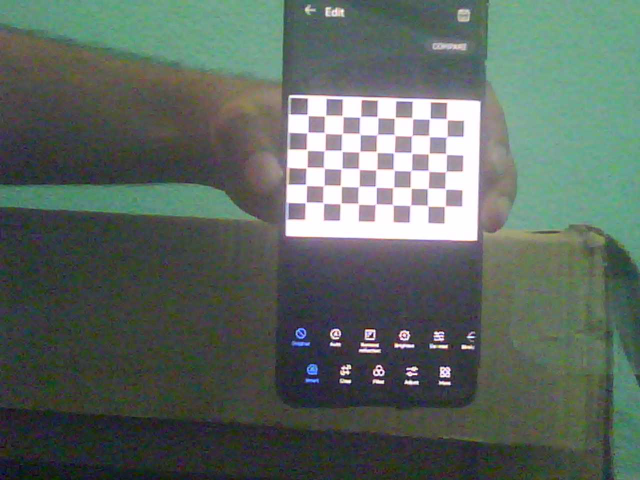
#> input picture assets/images/img0.png, 1280 x 960 px (shown at 1/2 size); its folder holds 4 pictures in this run
$ python save_calibration_parameters.py
#> lines starting #> are read from the running program, lines starting #| are printed output that depends on the picture; after the words box and inside, x2 and y2 are one past the last pixel; in counts of white or black regions, pixels touching at a corner belong together
import glob
import os
import pickle

import cv2 as cv
import numpy as np

################ FIND CHESSBOARD CORNERS - OBJECT POINTS AND IMAGE POINTS #############################

chessboardSize = (9, 6)
# frameSize = (640,480)
frameSize = (1280, 960)


# termination criteria
# after 30 iterations
criteria = (cv.TERM_CRITERIA_EPS + cv.TERM_CRITERIA_MAX_ITER, 30, 0.001)


# prepare object points, like (0,0,0), (1,0,0), (2,0,0) ....,(6,5,0)
objp = np.zeros((chessboardSize[0] * chessboardSize[1], 3), np.float32)
objp[:, :2] = np.mgrid[0 : chessboardSize[0], 0 : chessboardSize[1]].T.reshape(-1, 2)

size_of_chessboard_squares_mm = 10
objp = objp * size_of_chessboard_squares_mm


# Arrays to store object points and image points from all the images.
objpoints = []  # 3d point in real world space
imgpoints = []  # 2d points in image plane.


# Get path to the script's directory
script_dir = os.path.dirname(os.path.abspath(__file__))
# Path to the images directory
images_dir = os.path.join(script_dir, "../assets/images")

# Get list of PNG files in the images directory
images = glob.glob(os.path.join(images_dir, "*.png"))

for image in images:

    img = cv.imread(image)
#> img is the input picture: shape (960, 1280, 3); mean B, G, R 96.4, 103.9, 91.8
    gray = cv.cvtColor(img, cv.COLOR_BGR2GRAY)
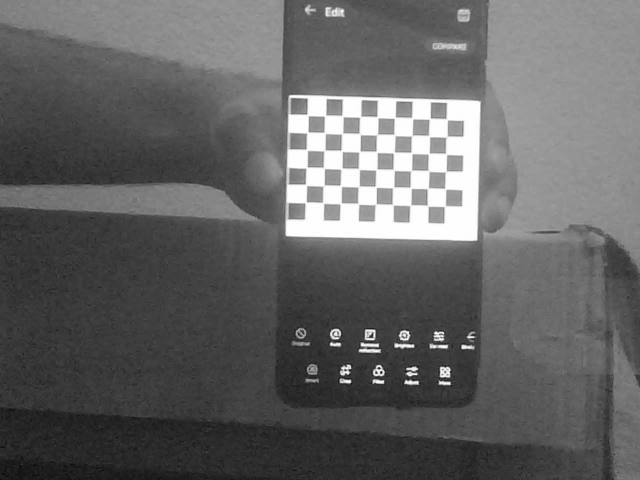
#> gray: shape (960, 1280) (shown at 1/2 size); min 2, max 255, mean 99.4

    # Find the chess board corners
    ret, corners = cv.findChessboardCorners(gray, chessboardSize, None)
#> ret = False; corners = None

    # If found, add object points, image points (after refining them)
    if ret:

        objpoints.append(objp)

        # default opencv parameters
        win_size = (11, 11)
        zero_zone = (-1, -1)

        refined_corners = cv.cornerSubPix(gray, corners, win_size, zero_zone, criteria)
        imgpoints.append(corners)

        # Draw and display the corners
        cv.drawChessboardCorners(img, chessboardSize, refined_corners, ret)
        cv.imshow("img", img)
        cv.waitKey(1000)
#> pass 2 of the loop `for image in images:`:
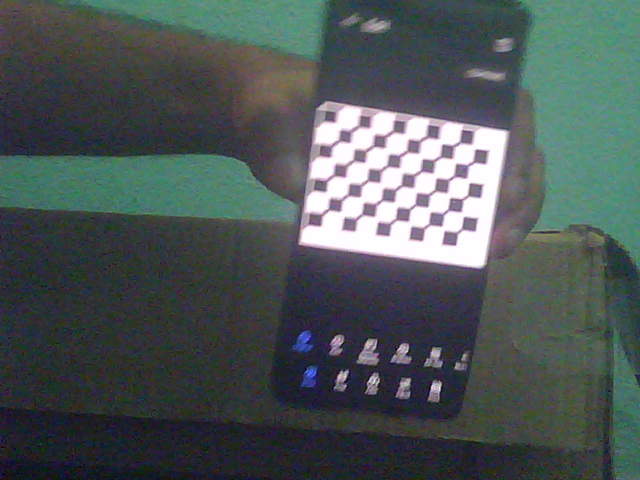
#> input picture assets/images/img1.png, 1280 x 960 px (shown at 1/2 size)
#> img is the input picture: shape (960, 1280, 3); mean B, G, R 86.4, 86.7, 76.8
#> `gray = cv.cvtColor(img, cv.COLOR_BGR2GRAY)`:
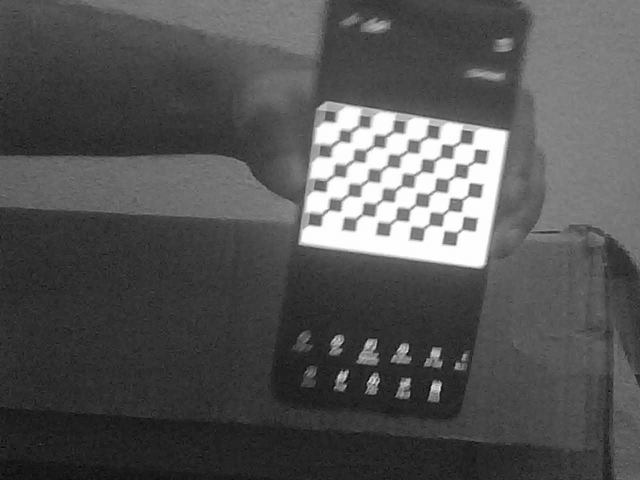
#> gray: shape (960, 1280) (shown at 1/2 size); min 0, max 255, mean 83.7
#> ret = True; corners = 54 rows, first 8: [676, 252.5], [710.5, 257.5], [742.9, 261.9], [779, 268], [812.5, 273], [846.5, 278.5], [880.5, 283], [913.5, 288.5]
#> refined_corners = 54 rows, first 8: [680.9, 260.2], [716.7, 253.2], [739.8, 255.6], [773.8, 271.4], [808.6, 267.7], [841.6, 281.3], [884.3, 287.9], [918.8, 285.9]
#> `cv.drawChessboardCorners(img, chessboardSize, refined_corners, ret)`:
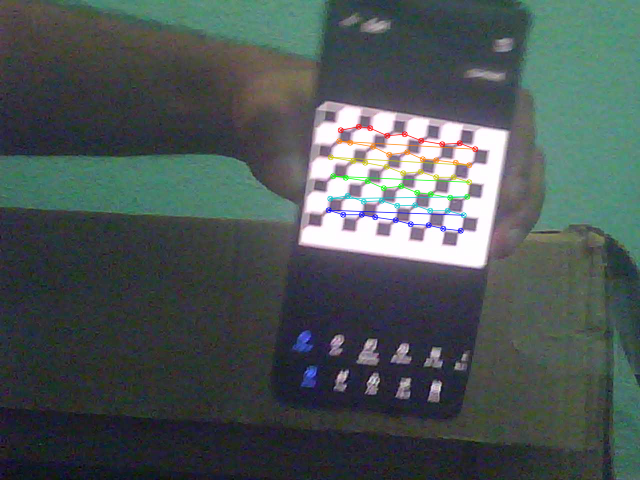
#> img: shape (960, 1280, 3) (shown at 1/2 size); 1.06% of pixels changed, all inside (x1, y1, x2, y2) = (651, 247, 957, 468)
#> pass 3 of the loop `for image in images:`:
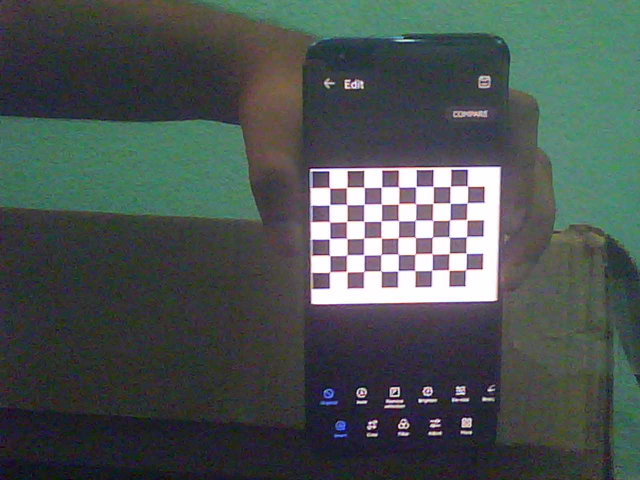
#> input picture assets/images/img10.png, 1280 x 960 px (shown at 1/2 size)
#> img is the input picture: shape (960, 1280, 3); mean B, G, R 80.7, 82.8, 73.7
#> `gray = cv.cvtColor(img, cv.COLOR_BGR2GRAY)`:
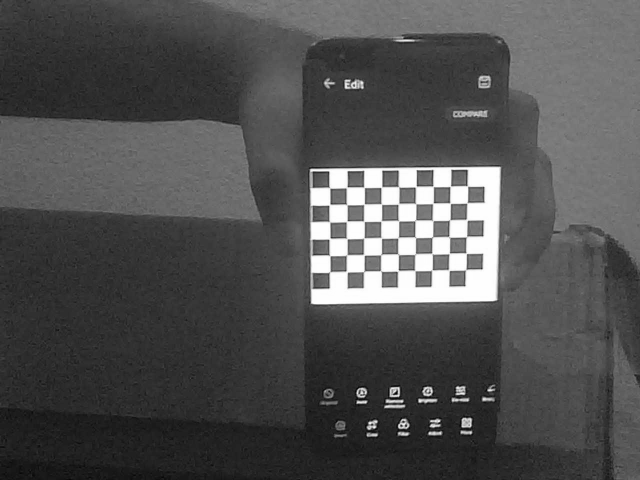
#> gray: shape (960, 1280) (shown at 1/2 size); min 1, max 255, mean 79.8
#> corners = 54 rows, first 8: [660.6, 377.3], [693, 374.5], [729.6, 376.1], [762.2, 375.9], [797.6, 373.7], [830.5, 375.5], [866.1, 372.5], [901.7, 372.2]
#> refined_corners = 54 rows, first 8: [659.5, 376.2], [694.2, 374.9], [728.8, 375.1], [763.2, 375], [797.7, 374.5], [832.4, 373.7], [866.8, 373.1], [900.9, 373.2]
#> `cv.drawChessboardCorners(img, chessboardSize, refined_corners, ret)`:
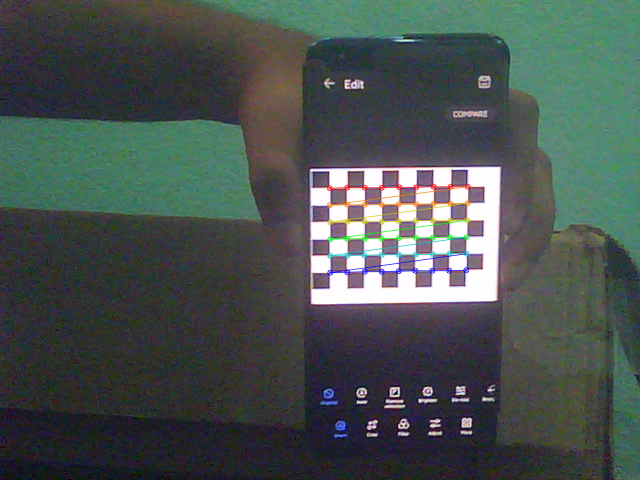
#> img: shape (960, 1280, 3) (shown at 1/2 size); 1.06% of pixels changed, all inside (x1, y1, x2, y2) = (653, 367, 942, 552)
#> the loop made 4 passes; the first 3 are shown


cv.destroyAllWindows()


############## CALIBRATION #######################################################

ret, cameraMatrix, dist, rvecs, tvecs = cv.calibrateCamera(
    objpoints, imgpoints, frameSize, None, None
)

# Save the camera calibration result for later use (we won't worry about rvecs / tvecs)
pickle.dump((cameraMatrix, dist), open("../assets/calibration.pkl", "wb"))
pickle.dump(cameraMatrix, open("../assets/cameraMatrix.pkl", "wb"))
pickle.dump(dist, open("../assets/dist.pkl", "wb"))


# [35 lines of commented-out code are left out]
